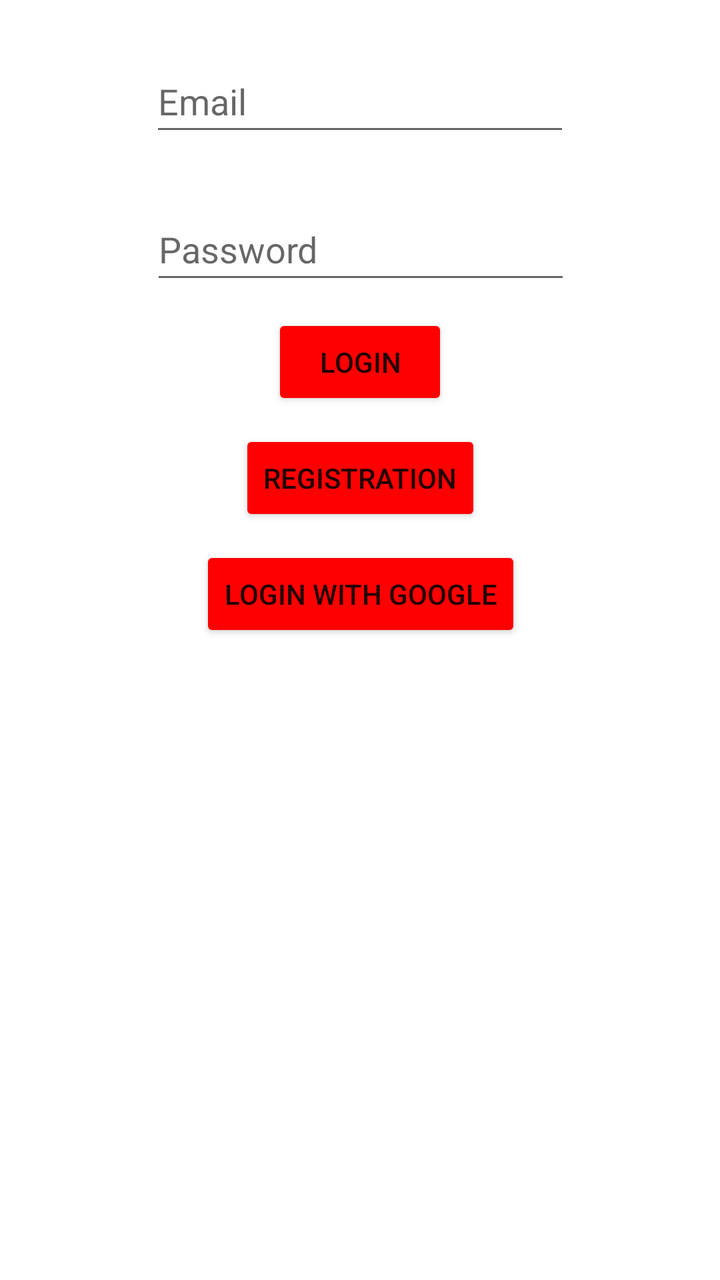
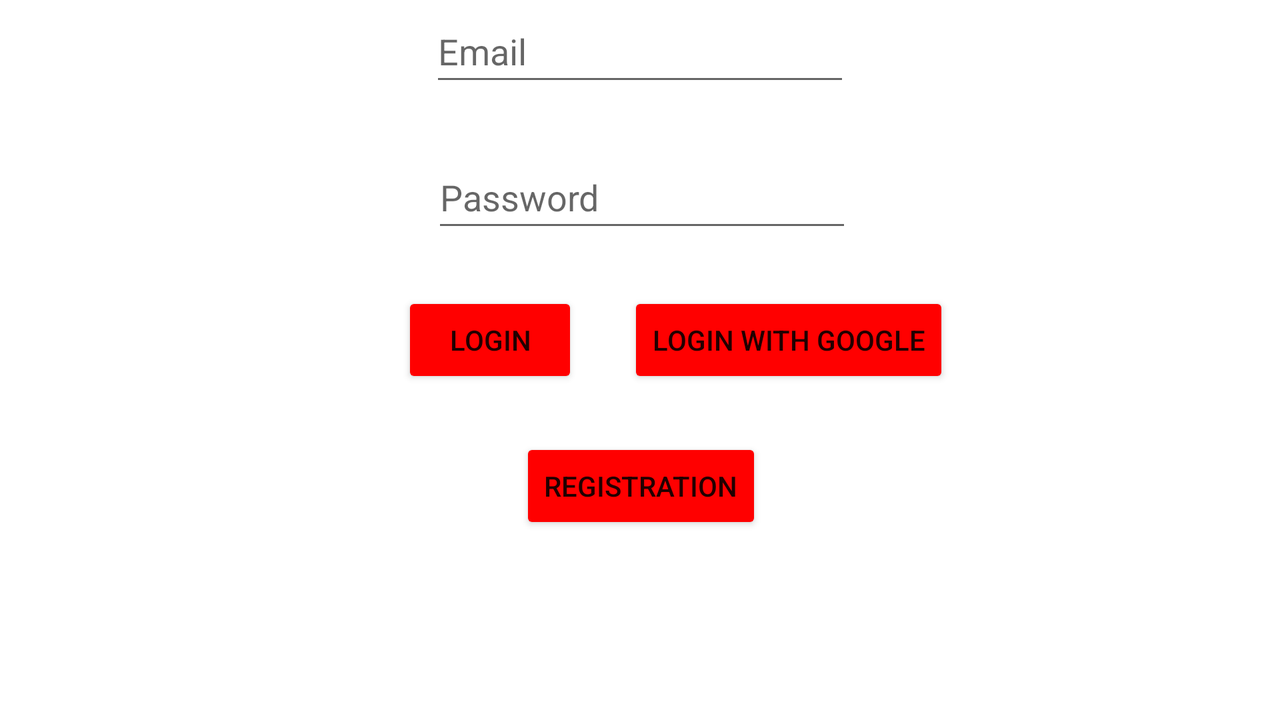

Two renders of one Android screen. The first uses the default layout on a phone; the second uses the alternative layout the repository ships for a different screen configuration, on a matching device. The two XML files are below.
<!-- AndroidManifest.xml: application theme Theme.ButorShop -->
<!-- res/layout/activity_main.xml -->
<?xml version="1.0" encoding="utf-8"?>
<androidx.constraintlayout.widget.ConstraintLayout xmlns:android="http://schemas.android.com/apk/res/android"
    xmlns:app="http://schemas.android.com/apk/res-auto"
    xmlns:tools="http://schemas.android.com/tools"
    android:layout_width="match_parent"
    android:layout_height="match_parent"
    tools:context=".MainActivity">

    <EditText
        android:id="@+id/username"
        android:layout_width="wrap_content"
        android:layout_height="wrap_content"
        android:layout_marginTop="25dp"
        android:ems="10"
        android:hint="@string/email"
        android:inputType="textPersonName"
        android:minHeight="48dp"
        app:layout_constraintEnd_toEndOf="parent"
        app:layout_constraintStart_toStartOf="parent"
        app:layout_constraintTop_toTopOf="parent" />

    <EditText
        android:id="@+id/password"
        android:layout_width="wrap_content"
        android:layout_height="wrap_content"
        android:layout_marginTop="26dp"
        android:ems="10"
        android:hint="@string/password"
        android:inputType="textPassword"
        android:minHeight="48dp"
        app:layout_constraintEnd_toEndOf="parent"
        app:layout_constraintHorizontal_bias="0.502"
        app:layout_constraintStart_toStartOf="parent"
        app:layout_constraintTop_toBottomOf="@+id/username" />

    <Button
        android:id="@+id/button"
        android:layout_width="wrap_content"
        android:layout_height="wrap_content"
        android:layout_marginTop="10dp"
        android:backgroundTint="#FF0000"
        android:onClick="login"
        android:text="@string/login"
        app:layout_constraintEnd_toEndOf="parent"
        app:layout_constraintStart_toStartOf="parent"
        app:layout_constraintTop_toBottomOf="@+id/password" />

    <Button
        android:id="@+id/regist"
        android:layout_width="wrap_content"
        android:layout_height="wrap_content"
        android:layout_marginTop="10dp"
        android:backgroundTint="#FF0000"
        android:onClick="goToregist"
        android:text="@string/registration"
        app:layout_constraintEnd_toEndOf="parent"
        app:layout_constraintHorizontal_bias="0.501"
        app:layout_constraintStart_toStartOf="parent"
        app:layout_constraintTop_toBottomOf="@+id/button" />

    <Button
        android:id="@+id/registwithgoogle"
        android:layout_width="wrap_content"
        android:layout_height="wrap_content"
        android:layout_marginTop="10dp"
        android:backgroundTint="#FF0000"
        android:onClick="registwithgoogle"
        android:text="LOGIN WITH GOOGLE"
        app:layout_constraintEnd_toEndOf="parent"
        app:layout_constraintHorizontal_bias="0.501"
        app:layout_constraintStart_toStartOf="parent"
        app:layout_constraintTop_toBottomOf="@+id/regist" />

</androidx.constraintlayout.widget.ConstraintLayout>
<!-- resources referenced by this layout -->
<resources>
  <string name="email">Email</string>
  <string name="login">LOGIN</string>
  <string name="password">Password</string>
  <string name="registration">Registration</string>
  <style name="Theme.ButorShop" parent="Theme.MaterialComponents.DayNight.DarkActionBar">
          
          <item name="colorPrimary">@color/purple_500</item>
          <item name="colorPrimaryVariant">@color/purple_700</item>
          <item name="colorOnPrimary">@color/white</item>
          
          <item name="colorSecondary">@color/teal_200</item>
          <item name="colorSecondaryVariant">@color/teal_700</item>
          <item name="colorOnSecondary">@color/black</item>
          
          <item name="android:statusBarColor">?attr/colorPrimaryVariant</item>
          
      </style>
</resources>
<!-- res/layout-land/activity_main.xml (the author's variant of the layout above) -->
<!-- drawn on the phone turned sideways -->
<?xml version="1.0" encoding="utf-8"?>
<androidx.constraintlayout.widget.ConstraintLayout xmlns:android="http://schemas.android.com/apk/res/android"
    xmlns:app="http://schemas.android.com/apk/res-auto"
    xmlns:tools="http://schemas.android.com/tools"
    android:layout_width="match_parent"
    android:layout_height="match_parent"
    tools:context=".MainActivity">

    <EditText
        android:id="@+id/username"
        android:layout_width="wrap_content"
        android:layout_height="wrap_content"
        android:ems="10"
        android:hint="@string/email"
        android:inputType="textPersonName"
        android:minHeight="48dp"
        app:layout_constraintEnd_toEndOf="parent"
        app:layout_constraintStart_toStartOf="parent"
        app:layout_constraintTop_toTopOf="parent" />

    <EditText
        android:id="@+id/password"
        android:layout_width="wrap_content"
        android:layout_height="wrap_content"
        android:layout_marginTop="25dp"
        android:ems="10"
        android:hint="@string/password"
        android:inputType="textPassword"
        android:minHeight="48dp"
        app:layout_constraintEnd_toEndOf="parent"
        app:layout_constraintHorizontal_bias="0.502"
        app:layout_constraintStart_toStartOf="parent"
        app:layout_constraintTop_toBottomOf="@+id/username" />

    <Button
        android:id="@+id/button"
        android:layout_width="wrap_content"
        android:layout_height="wrap_content"
        android:layout_marginTop="25dp"
        android:layout_marginEnd="150dp"
        android:backgroundTint="#FF0000"
        android:text="@string/login"
        android:onClick="login"
        app:layout_constraintEnd_toEndOf="parent"
        app:layout_constraintStart_toStartOf="parent"
        app:layout_constraintTop_toBottomOf="@+id/password" />

    <Button
        android:id="@+id/regist"
        android:layout_width="wrap_content"
        android:layout_height="wrap_content"
        android:layout_marginTop="25dp"
        android:backgroundTint="#FF0000"
        android:onClick="goToregist"
        android:text="@string/registration"
        app:layout_constraintEnd_toEndOf="parent"
        app:layout_constraintHorizontal_bias="0.501"
        app:layout_constraintStart_toStartOf="parent"
        app:layout_constraintTop_toBottomOf="@+id/registwithgoogle" />

    <Button
        android:id="@+id/registwithgoogle"
        android:layout_width="wrap_content"
        android:layout_height="wrap_content"
        android:layout_marginStart="25dp"
        android:layout_marginTop="25dp"
        android:backgroundTint="#FF0000"
        android:onClick="registwithgoogle"
        android:text="LOGIN WITH GOOGLE"
        app:layout_constraintStart_toEndOf="@+id/button"
        app:layout_constraintTop_toBottomOf="@+id/password" />

</androidx.constraintlayout.widget.ConstraintLayout>
